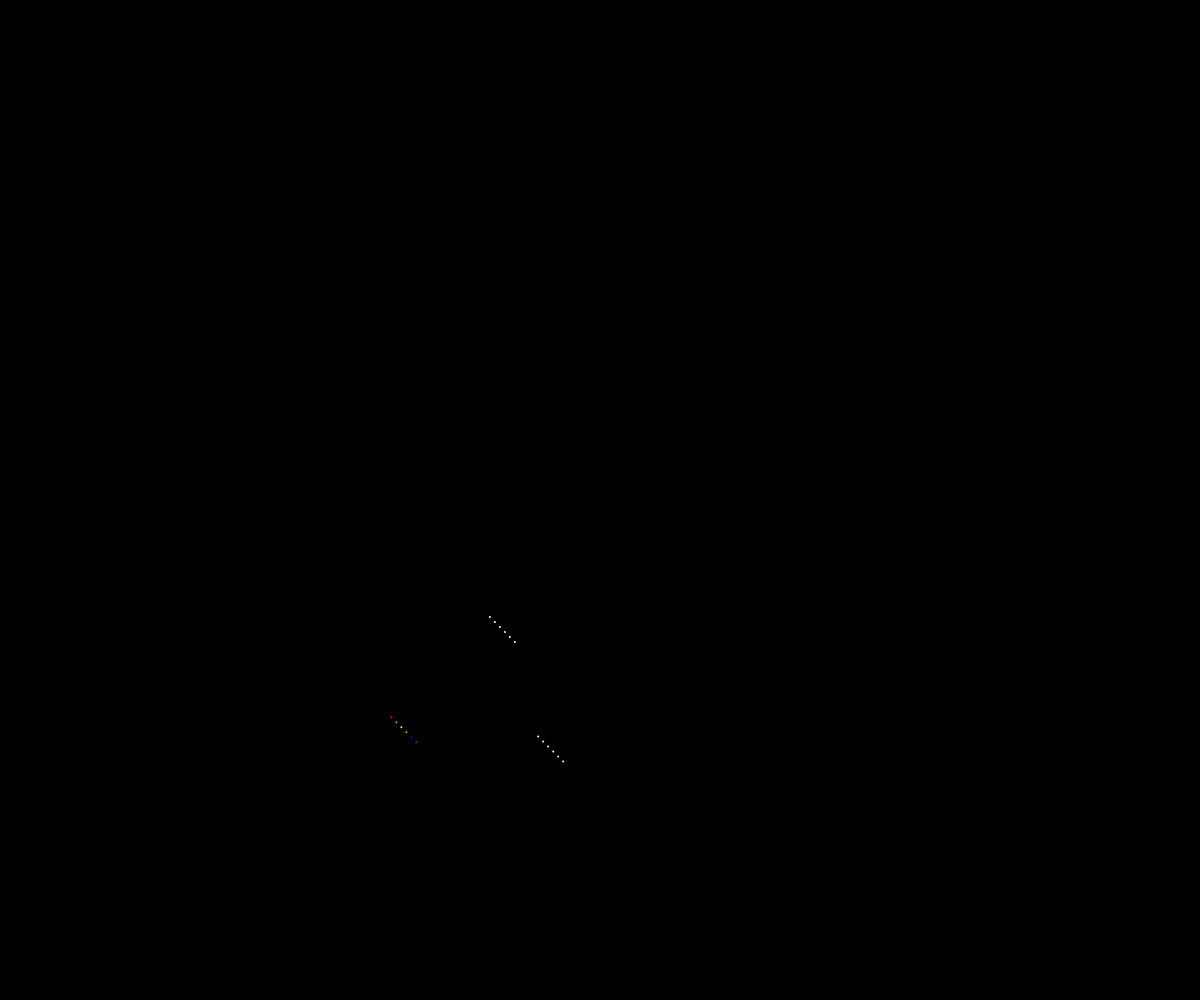
Frame 1 (no input)
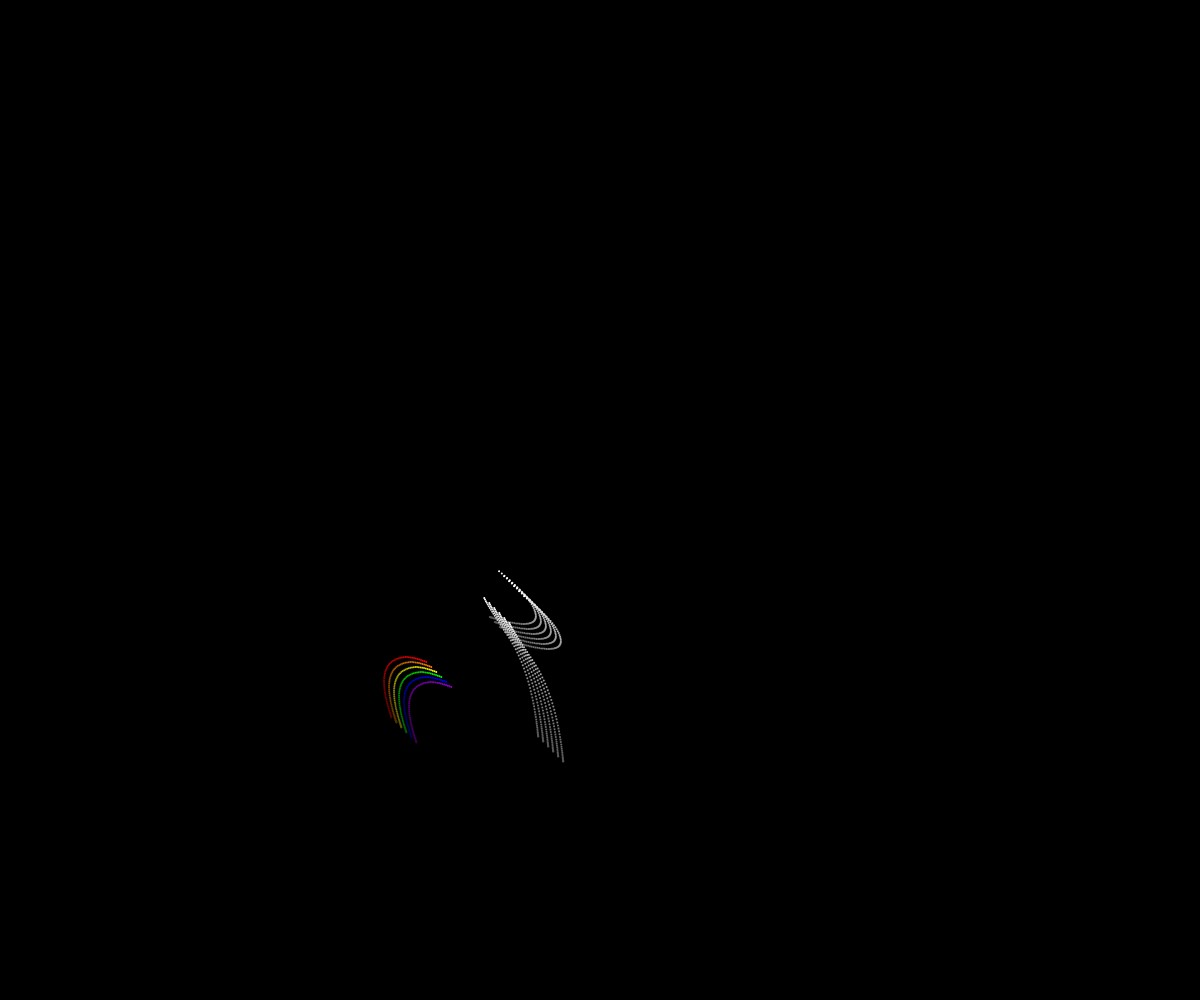
Frame 60 (no input)
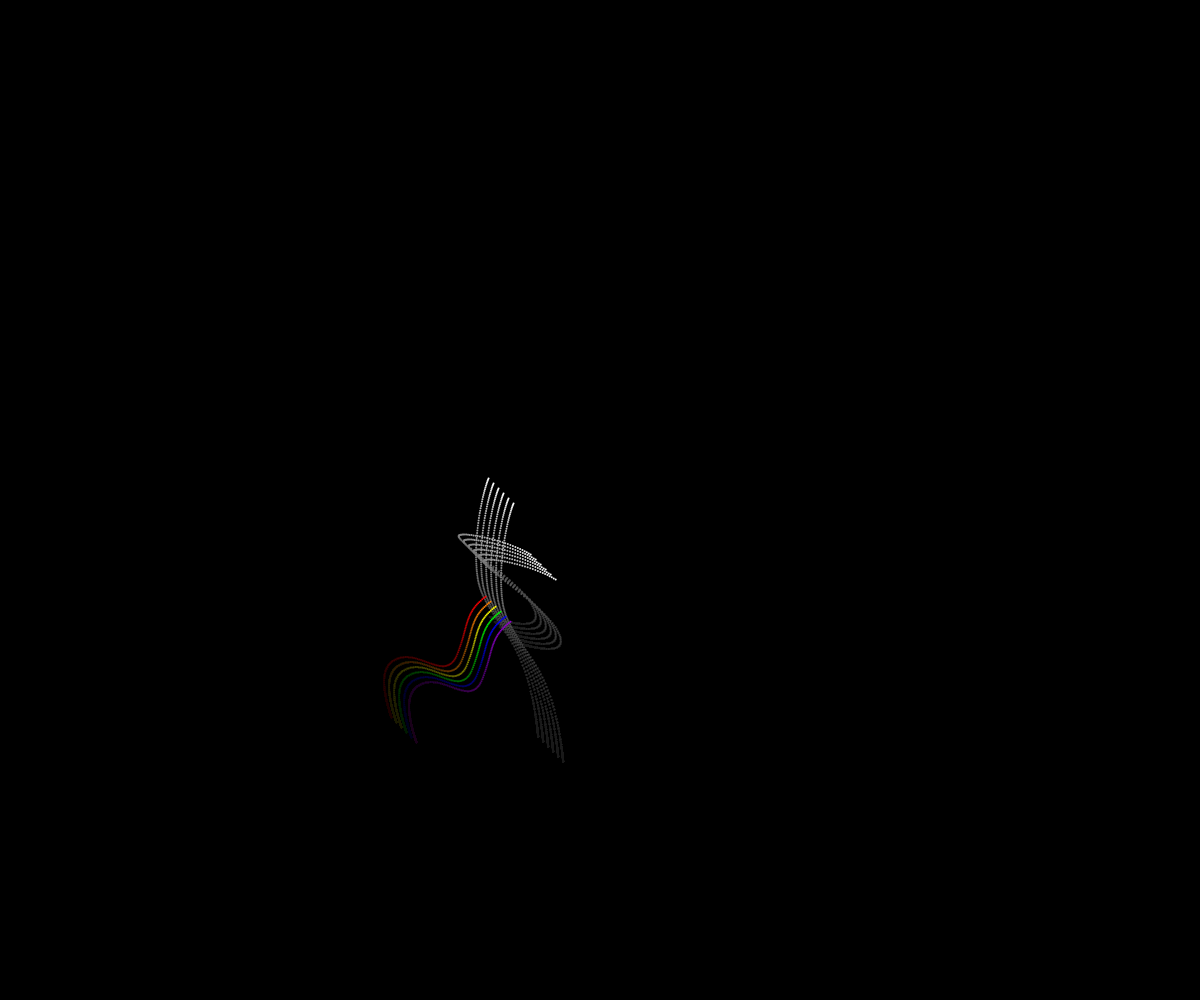
Frame 120 (the mouse pressed at the canvas centre since frame 60)

The p5.js sketch that drew these frames (run headless with seeded random() and noise() and a simulated clock; from frame 60 on, the mouse is pressed at the canvas centre):

// p5.js sketch
// ── sketch.js
let xoff=0.0;
let yoff=1;

let xoff2=2;
let yoff2=3;

let xoff3=4;
let yoff3=5;

let c;
let rg;

function setup() {
  createCanvas(windowWidth, windowHeight);
  pg = createGraphics(windowWidth, windowHeight);
  background(0);
  c=1.1;
}

function draw() {
  background(0, 5);
  noFill();
  
  strokeWeight(2);
  
  xoff =xoff+0.003;
  yoff =yoff+0.003;
  
  stroke(255);
 // for(let i=0; i<=width; i++){
  let ny = map(noise(xoff),0,1,0,height*c);
  let nx = map(noise(yoff),0,1,0,  width*c);
    //stroke(255, 0 , 0);
    point(nx,ny);
   // stroke(255, 127, 0);
    point(nx+5,ny+5);
    //stroke(255, 255, 0);
    point(nx+10,ny+10);
    //stroke(0, 255, 0);
    point(nx+15,ny+15);
    //stroke(0, 0, 255);
    point(nx+20,ny+20);
    //stroke(148, 0, 211);
    point(nx+25,ny+25);
  
 // }
 
 xoff2 +=0.003;
  yoff2 +=0.003;

  let ny2 = map(noise(xoff2),0,1,0,height*c);
  let nx2 = map(noise(yoff2),0,1,0,  width*c);
    stroke(255, 0 , 0);
    point(nx2,ny2);
    stroke(255, 127, 0);
    point(nx2+5,ny2+5);
    stroke(255, 255, 0);
    point(nx2+10,ny2+10);
    stroke(0, 255, 0);
    point(nx2+15,ny2+15);
    stroke(0, 0, 255);
    point(nx2+20,ny2+20);
    stroke(148, 0, 211);
    point(nx2+25,ny2+25);
 
  stroke(255);
   xoff3 +=0.003;
  yoff3 +=0.003;
 
  let ny3 = map(noise(xoff3),0,1,0,height*c);
  let nx3 = map(noise(yoff3),0,1,0,  width*c);
    point(nx3,ny3);
    point(nx3+5,ny3+5);
    point(nx3+10,ny3+10);
    point(nx3+15,ny3+15);
    point(nx3+20,ny3+20);
    point(nx3+25,ny3+25);
 /* 
*/

}

// ── style.css
html, body {
  margin: 0;
  padding: 0;
   overflow: hidden;
  background-color:black;
}
canvas {
  display: block;
}
